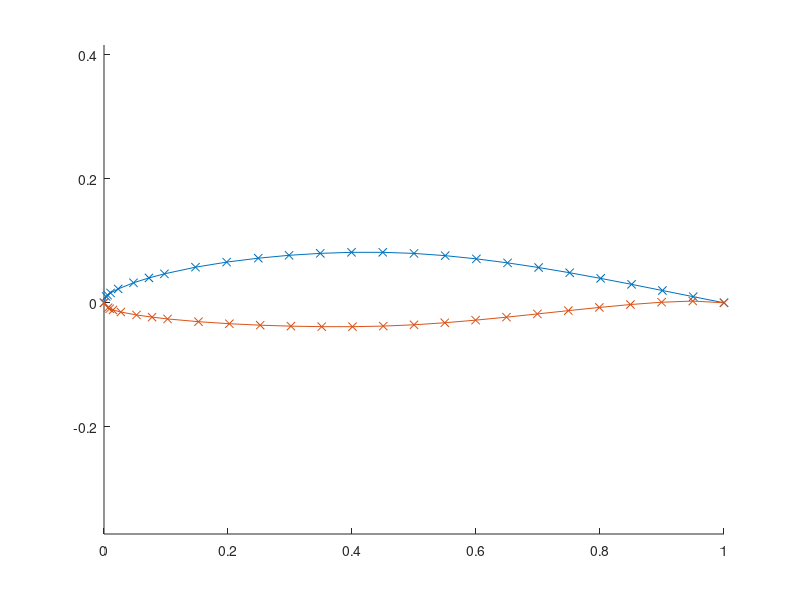

This figure's MATLAB source: (Note: this script raises an error after producing the figure.)

airfoilcoords.top = [1.00000     0.00000;
0.95033     0.00986;
0.90066     0.01979;
0.85090     0.02974;
0.80103     0.03935;
0.75107     0.04847;
0.70101     0.05686;
0.65086     0.06440;
0.60064     0.07085;
0.55035     0.07602;
0.50000     0.07963;
0.44962     0.08139;
0.39923     0.08139;
0.34884     0.07971;
0.29846     0.07658;
0.24881     0.07193;
0.19781     0.06562;
0.14757     0.05741;
0.09746     0.04672;
0.07247     0.04010;
0.04757     0.03227;
0.02283     0.02234;
0.01059     0.01588;
0.00580     0.01236;
0.00347     0.01010;
0.00000     0.00000];

airfoilcoords.bottom = [ 0 0;
0.00653     -0.00810;
0.00920     -0.00956;
0.01441     -0.01160;
0.02717     -0.01490;
0.05243     -0.01963;
0.07753     -0.02314;
0.10254     -0.02604;
0.15243     -0.03049;
0.20219     -0.03378;
0.25189     -0.03613;
0.30154     -0.03770;
0.35116     -0.03851;
0.40077     -0.03855;
0.45038     -0.03759;
0.50000     -0.03551;
0.54965     -0.03222;
0.59936     -0.02801;
0.64914     -0.02320;
0.69899     -0.01798;
0.74893     -0.01267;
0.79897     -0.00751;
0.84910     -0.00282;
0.89934     0.00089;
0.94967     0.00278;
1.00000     0.00000];




x_frontspar = 0.1;
x_rearspar = 0.75;

k = x_rearspar - x_frontspar;


figure
hold on
plot(airfoilcoords.top(:,1),airfoilcoords.top(:,2),'-x')
plot(airfoilcoords.bottom(:,1),airfoilcoords.bottom(:,2),'-x')
axis equal

topfit = fit(airfoilcoords.top(:,1),airfoilcoords.top(:,2),'smoothingspline')
bottomfit = fit(airfoilcoords.bottom(:,1),airfoilcoords.bottom(:,2),['smoothingspline'])

plot(topfit)
plot(bottomfit)
